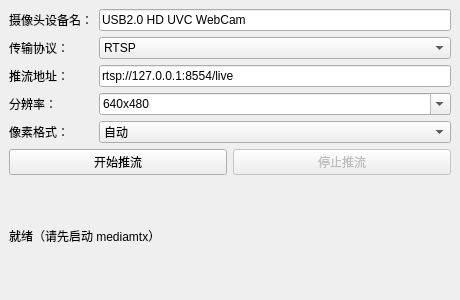
<?xml version="1.0" encoding="UTF-8"?>
<ui version="4.0">
 <class>MainWindow</class>
 <widget class="QMainWindow" name="MainWindow">
  <property name="geometry">
   <rect>
    <x>0</x>
    <y>0</y>
    <width>460</width>
    <height>300</height>
   </rect>
  </property>
  <property name="windowTitle">
   <string>Qt + FFmpeg 摄像头 RTSP/RTMP 推流</string>
  </property>
  <widget class="QWidget" name="centralwidget">
   <layout class="QVBoxLayout" name="verticalLayout">
    <item>
     <layout class="QFormLayout" name="formLayout">
      <item row="0" column="0">
       <widget class="QLabel" name="cameraLabel">
        <property name="text">
         <string>摄像头设备名：</string>
        </property>
       </widget>
      </item>
      <item row="0" column="1">
       <widget class="QLineEdit" name="cameraEdit">
        <property name="text">
         <string>USB2.0 HD UVC WebCam</string>
        </property>
       </widget>
      </item>
      <item row="1" column="0">
       <widget class="QLabel" name="protocolLabel">
        <property name="text">
         <string>传输协议：</string>
        </property>
       </widget>
      </item>
      <item row="1" column="1">
       <widget class="QComboBox" name="protocolCombo">
        <property name="toolTip">
         <string>RTSP 默认端口 8554，RTMP 默认端口 1935（mediamtx 均默认开启）</string>
        </property>
        <item><property name="text"><string>RTSP</string></property></item>
        <item><property name="text"><string>RTMP</string></property></item>
       </widget>
      </item>
      <item row="2" column="0">
       <widget class="QLabel" name="rtspLabel">
        <property name="text">
         <string>推流地址：</string>
        </property>
       </widget>
      </item>
      <item row="2" column="1">
       <widget class="QLineEdit" name="rtspEdit">
        <property name="text">
         <string>rtsp://127.0.0.1:8554/live</string>
        </property>
       </widget>
      </item>
      <item row="3" column="0">
       <widget class="QLabel" name="resLabel">
        <property name="text">
         <string>分辨率：</string>
        </property>
       </widget>
      </item>
      <item row="3" column="1">
       <widget class="QComboBox" name="resCombo">
        <property name="editable">
         <bool>true</bool>
        </property>
        <property name="currentIndex">
         <number>1</number>
        </property>
        <item><property name="text"><string>自动</string></property></item>
        <item><property name="text"><string>640x480</string></property></item>
        <item><property name="text"><string>320x240</string></property></item>
        <item><property name="text"><string>352x288</string></property></item>
        <item><property name="text"><string>176x144</string></property></item>
        <item><property name="text"><string>160x120</string></property></item>
        <item><property name="text"><string>1280x720</string></property></item>
       </widget>
      </item>
      <item row="4" column="0">
       <widget class="QLabel" name="fmtLabel">
        <property name="text">
         <string>像素格式：</string>
        </property>
       </widget>
      </item>
      <item row="4" column="1">
       <widget class="QComboBox" name="fmtCombo">
        <item><property name="text"><string>自动</string></property></item>
        <item><property name="text"><string>MJPEG（720p 建议）</string></property></item>
        <item><property name="text"><string>YUY2（无损低延迟）</string></property></item>
       </widget>
      </item>
     </layout>
    </item>
    <item>
     <layout class="QHBoxLayout" name="buttonLayout">
      <item>
       <widget class="QPushButton" name="startBtn">
        <property name="text">
         <string>开始推流</string>
        </property>
       </widget>
      </item>
      <item>
       <widget class="QPushButton" name="stopBtn">
        <property name="text">
         <string>停止推流</string>
        </property>
        <property name="enabled">
         <bool>false</bool>
        </property>
       </widget>
      </item>
     </layout>
    </item>
    <item>
     <widget class="QLabel" name="statusLabel">
      <property name="text">
       <string>就绪（请先启动 mediamtx）</string>
      </property>
      <property name="wordWrap">
       <bool>true</bool>
      </property>
     </widget>
    </item>
   </layout>
  </widget>
 </widget>
 <resources/>
 <connections/>
</ui>
